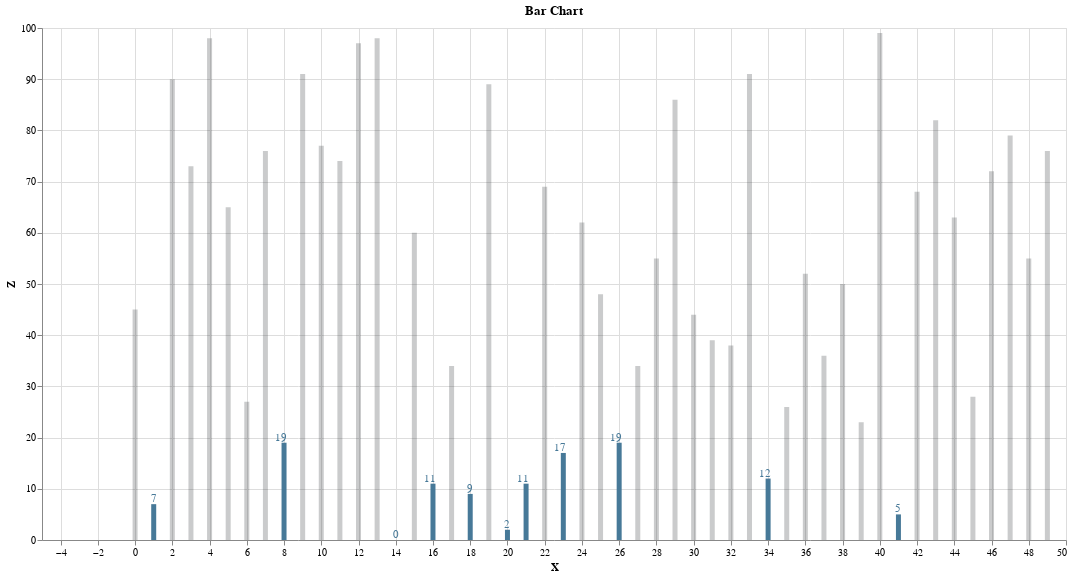

Here is the notebook cell this chart was saved with:
### Markdown cell above
#### Barchart

### Code cell
# Create a bar chart using df dataframe
bar = (alt.Chart(df).mark_bar().encode(
    x='X',                             # X variable
    y='Z',                             # Y variable is Z
    tooltip=['X','Y','Z'],             # Add tooltip
    color=alt.condition(
        alt.datum.Z< 20,               # Conditional formatting, threshold 20
        # if Z < 20, blue otherwise gray
        alt.value('#477998'), alt.value('hsla(232, 7%, 20%, 0.25)')
        
    )          
).properties(width=1024, height=512, title="Bar Chart"))

text = bar.mark_text(
    align='right',       # add a text label
    baseline='middle',   # align data labels
    
    dx= 3, dy= -5        # align x & y positions of labels
).encode(
    text='Z:Q',
    color=alt.condition(
        alt.datum.Z< 20,   # conditional formatting, threshold 20
        # only show label if Z < 20, 0 is for alpha
        alt.value('#477998'), alt.value('hsla(232, 7%, 20%, 0)'))
)

#add bar chart layer to text layer
bartext = (bar + text)
bartext

### Figure 1 — Vega-Lite specification as saved in the notebook (floating-point values rounded to 4 significant figures)
{"config": {"view": {"continuousWidth": 400, "continuousHeight": 300}}, "layer": [{"mark": "bar", "encoding": {"color": {"condition": {"value": "#477998", "test": "(datum.Z < 20)"}, "value": "hsla(232, 7%, 20%, 0.25)"}, "tooltip": [{"field": "X", "type": "quantitative"}, {"field": "Y", "type": "quantitative"}, {"field": "Z", "type": "quantitative"}], "x": {"field": "X", "type": "quantitative"}, "y": {"field": "Z", "type": "quantitative"}}, "height": 512, "title": "Bar Chart", "width": 1024}, {"mark": {"type": "text", "align": "right", "baseline": "middle", "dx": 3, "dy": -5}, "encoding": {"color": {"condition": {"value": "#477998", "test": "(datum.Z < 20)"}, "value": "hsla(232, 7%, 20%, 0)"}, "text": {"field": "Z", "type": "quantitative"}, "tooltip": [{"field": "X", "type": "quantitative"}, {"field": "Y", "type": "quantitative"}, {"field": "Z", "type": "quantitative"}], "x": {"field": "X", "type": "quantitative"}, "y": {"field": "Z", "type": "quantitative"}}, "height": 512, "title": "Bar Chart", "width": 1024}], "data": {"name": "data-1329669a7a3e88a85136fd518b6b5618"}, "$schema": "https://vega.github.io/schema/vega-lite/v4.17.0.json", "datasets": {"data-1329669a7a3e88a85136fd518b6b5618": [{"X": 0, "Y": 1.0, "Z": 45.0}, {"X": 1, "Y": 1.0, "Z": 7.0}, {"X": 2, "Y": 2.0, "Z": 90.0}, {"X": 3, "Y": 2.0, "Z": 73.0}, {"X": 4, "Y": 3.0, "Z": 98.0}, {"X": 5, "Y": 3.0, "Z": 65.0}, {"X": 6, "Y": 3.0, "Z": 27.0}, {"X": 7, "Y": 3.0, "Z": 76.0}, {"X": 8, "Y": 4.0, "Z": 19.0}, {"X": 9, "Y": 4.0, "Z": 91.0}, {"X": 10, "Y": 5.0, "Z": 77.0}, {"X": 11, "Y": 5.0, "Z": 74.0}, {"X": 12, "Y": 5.0, "Z": 97.0}, {"X": 13, "Y": 6.0, "Z": 98.0}, {"X": 14, "Y": 7.0, "Z": 0.0}, {"X": 15, "Y": 7.0, "Z": 60.0}, {"X": 16, "Y": 8.0, "Z": 11.0}, {"X": 17, "Y": 9.0, "Z": 34.0}, {"X": 18, "Y": 9.0, "Z": 9.0}, {"X": 19, "Y": 10.0, "Z": 89.0}, {"X": 20, "Y": 10.0, "Z": 2.0}, {"X": 21, "Y": 11.0, "Z": 11.0}, {"X": 22, "Y": 11.0, "Z": 69.0}, {"X": 23, "Y": 11.0, "Z": 17.0}, {"X": 24, "Y": 11.0, "Z": 62.0}, {"X": 25, "Y": 11.0, "Z": 48.0}, {"X": 26, "Y": 12.0, "Z": 19.0}, {"X": 27, "Y": 13.0, "Z": 34.0}, {"X": 28, "Y": 13.0, "Z": 55.0}, {"X": 29, "Y": 13.0, "Z": 86.0}, {"X": 30, "Y": 14.0, "Z": 44.0}, {"X": 31, "Y": 14.0, "Z": 39.0}, {"X": 32, "Y": 14.0, "Z": 38.0}, {"X": 33, "Y": 15.0, "Z": 91.0}, {"X": 34, "Y": 16.0, "Z": 12.0}, {"X": 35, "Y": 16.0, "Z": 26.0}, {"X": 36, "Y": 17.0, "Z": 52.0}, {"X": 37, "Y": 18.0, "Z": 36.0}, {"X": 38, "Y": 18.0, "Z": 50.0}, {"X": 39, "Y": 19.0, "Z": 23.0}, {"X": 40, "Y": 20.0, "Z": 99.0}, {"X": 41, "Y": 20.0, "Z": 5.0}, {"X": 42, "Y": 20.0, "Z": 68.0}, {"X": 43, "Y": 21.0, "Z": 82.0}, {"X": 44, "Y": 21.0, "Z": 63.0}, {"X": 45, "Y": 22.0, "Z": 28.0}, {"X": 46, "Y": 22.0, "Z": 72.0}, {"X": 47, "Y": 22.0, "Z": 79.0}, {"X": 48, "Y": 23.0, "Z": 55.0}, {"X": 49, "Y": 23.0, "Z": 76.0}]}}
